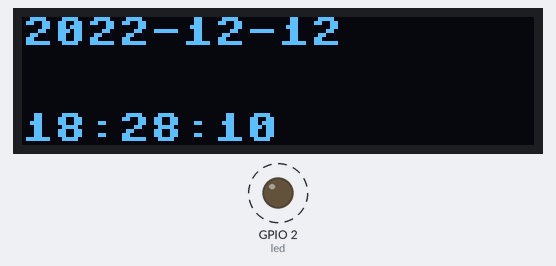
The program below on a simulated ESP32 board running MicroPython. Parts: 128×32 one-colour display, output pins drawn as LEDs (lit = HIGH). Dashed ring = blinking. The clock reads 2024-03-15 10:24:30 at power-on unless the program sets it; library files of the repository ran but are not shown: ds1307.py, ssd1306.py; what the program prints to the serial console is not drawn.

Above: at 0.19 s.
At 11.34 s:
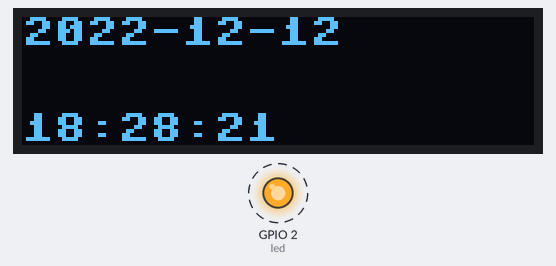
At 20.07 s:
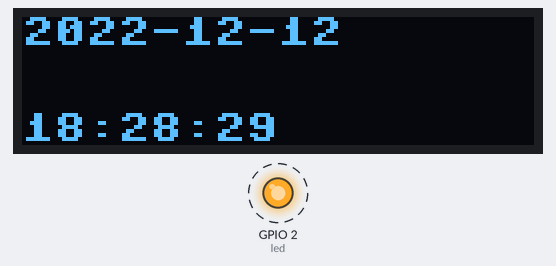
At 39.84 s:
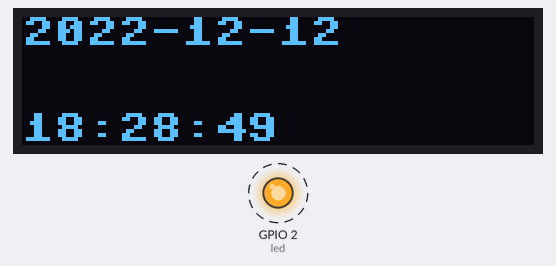
Timing chart, 0 to 40.0 s (numbered marks = the images above):
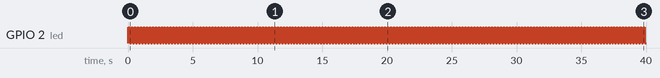

Measured:
- by itself, GPIO 2 (led): alternates HIGH for 0.11 s and LOW for 0.11 s
- what the display in image 0 shows lasts 1.1 s, from 0.1 s to 1.2 s
- what the display in image 2 shows lasts 0.9 s, from 19.2 s to 20.1 s

The program:

main.py
```python
#from calendar import month, weekday
from time import sleep
import ds1307
from machine import Pin, SoftI2C
from ssd1306 import SSD1306_I2C

i2c = SoftI2C(scl=Pin(22), sda=Pin(21))
ds = ds1307.DS1307(i2c)

# enable oscillator
ds.halt(False)
# set the datetime 12th Jan 2022 at 6:28:10 PM
now = (2022, 3, 12, 1, 18, 28, 10, 0)
ds.datetime(now)
# square wave output on pin SQ - 1Hz
ds.square_wave(1, 0)

ds.datetime()
print("I2C : " + str(ds.datetime()))

oled_width = 128
oled_height = 32
oled = SSD1306_I2C(oled_width, oled_height, i2c)

#oled.text("Hello, World!", 0, 0)
#oled.text("0123456789012345", 0, 8)
#oled.text(" ", 0, 16)
#oled.text(" ", 0, 24)
#oled.show()

led = Pin(2, Pin.OUT)

while True:
  _year = str(ds.get_year()).strip("(" "," ")") # I2C : (2022, 3, 12, 1, 18, 28, 10, 0) 괄호랑 콤마 삭제
  _month = str(ds.get_month()).strip("(" "," ")")
  _day = str(ds.get_day()).strip("(" "," ")")
  _hour = str(ds.get_hour()).strip("(" "," ")")
  _minute = str(ds.get_minute()).strip("(" "," ")")
  _second = str(ds.get_second()).strip("(" "," ")")

  Gdate = _year+"-"+_month+"-"+_day
  Gtime = _hour+":"+_minute+":"+_second

  led.value(not led.value())
  sleep(0.1)
  #print("I2C : " + str(ds.datetime()))
  oled.clear()
  oled.text(Gdate , 0, 0)
  oled.text(Gtime , 0, 24)
  oled.show()
#  print(ds.get_date())
#  print(ds.get_time())
# Download -> 파일 저장
# https://randomnerdtutorials.com/micropython-esp32-esp8266-vs-code-pymakr/
```
